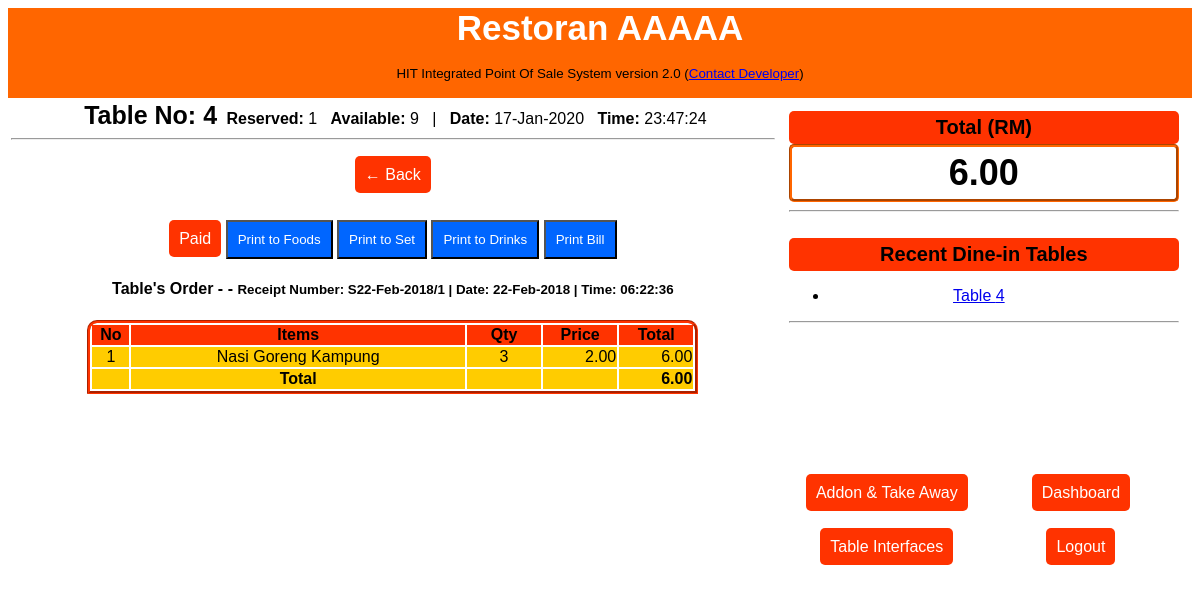
Screenshot of /cashiers/bill_ta.php?customer=4 with the database file from the repository.
### tables this page shows
CREATE TABLE `types` (
  `type_id` int(11) NOT NULL,
  `type_name` varchar(255) NOT NULL
);

CREATE TABLE `bills` (
  `bill_id` int(11) NOT NULL,
  `bill_no` varchar(255) NOT NULL,
  `bill_table` varchar(255) NOT NULL,
  `bill_date` varchar(255) NOT NULL,
  `bill_time` varchar(255) NOT NULL,
  `bill_month` varchar(255) NOT NULL,
  `bill_year` varchar(255) NOT NULL,
  `bill_total` varchar(255) NOT NULL,
  `bill_waiteress` varchar(255) NOT NULL,
  `bill_cashier` varchar(255) NOT NULL,
  `bill_print` varchar(255) NOT NULL,
  `bill_type` varchar(255) NOT NULL
);

CREATE TABLE `orders` (
  `order_id` int(11) NOT NULL,
  `order_table` varchar(255) NOT NULL,
  `order_item` varchar(255) NOT NULL,
  `order_type` varchar(255) NOT NULL,
  `order_price` varchar(255) NOT NULL,
  `order_quantity` varchar(255) NOT NULL,
  `order_total` varchar(255) NOT NULL,
  `order_date` varchar(255) NOT NULL,
  `order_time` varchar(255) NOT NULL,
  `order_month` varchar(255) NOT NULL,
  `order_year` varchar(255) NOT NULL,
  `order_bill` varchar(255) NOT NULL,
  `order_note` text NOT NULL,
  `order_user` varchar(255) NOT NULL,
  `order_ad` varchar(255) NOT NULL,
  `order_adprint` varchar(255) NOT NULL
);

CREATE TABLE `tables` (
  `table_id` int(11) NOT NULL,
  `table_no` varchar(255) NOT NULL,
  `table_status` varchar(255) NOT NULL,
  `table_date` varchar(255) NOT NULL,
  `table_user` varchar(255) NOT NULL
);

### cashiers/bill_ta.php (the view, shortened to what this page needs)
<?php
require_once("includes/connection.php");
if(isset($_GET["customer"])){
	$customer = $_GET["customer"];
require_once("template/._header.php");
$available = "0";
$reserved = "1";
$qtable_ava = mysqli_query($conn, "SELECT * FROM tables WHERE table_status = '{$available}'");
$rwqt_ava = mysqli_num_rows($qtable_ava);
$qtable_res = mysqli_query($conn, "SELECT * FROM tables WHERE table_status = '{$reserved}'");
$rwqt_res = mysqli_num_rows($qtable_res);
?>
<div align="center" style="height:auto;">
	<strong style="font-size:25px; padding: 5px;">Table No: <?= $customer ?></strong>
	<strong>Reserved:</strong> <?= $rwqt_res ?> &nbsp;
    <strong>Available:</strong> <?= $rwqt_ava ?> &nbsp; | &nbsp;
	<strong>Date:</strong> <?= date("d-M-Y",time() - 54000) ?>  &nbsp;
            <strong>Time:</strong> <?= date("H:i:s",time() + 54000) ?>
<hr />
<br />
	<?php
        $qorder = mysqli_query($conn, "SELECT * FROM orders WHERE order_table = '{$customer}'");
		$rwqorder = mysqli_num_rows($qorder);
		if($rwqorder == "0"){
			$order_total = 0;
    ?>
    <div id="rb_menu">
    	<a href="takeaway.php">&rarr; Back</a>
	</div>
    <div align="center" id="rb_menu" style="margin-top:100px;">
    	There is no Order for this Table yet.
        Add Order for this table:<br /><br /><br />
        <a href="add_order.php?customer=<?= $customer ?>">Add Order</a>
    </div>
    <?php
		}else{
			$qbil_order = mysqli_query($conn, "SELECT * FROM bills WHERE bill_table = '{$customer}' LIMIT 1");
			$rqbill_order = mysqli_fetch_array($qbil_order);
			$nbill = mysqli_num_rows($qbil_order);
			$qbill = mysqli_query($conn, "SELECT * FROM bills WHERE bill_table = '{$customer}'");
			$rqbill = mysqli_fetch_array($qbill);
			$bill_no = $rqbill["bill_no"];
	?>
	<div id="rb_menu">
    	<a href="takeaway.php">&larr; Back</a>
	</div>
    <br /><br />
    <div id="rb_menu">
    	<a href="paid.php?order_bill=<?= $rqbill_order["bill_no"] ?>&table_no=<?= $customer ?>">Paid</a>
        <?php
    		$qtype = mysqli_query($conn, "SELECT * FROM types");
			while($rqtype = mysqli_fetch_array($qtype)){
		?>
        <button onclick="popitup('print.php?type_name=<?= $rqtype["type_name"] ?>&table_no=<?= $customer ?>&bill_no=<?= $bill_no ?>')">Print to <?= $rqtype["type_name"] ?></button>
		<?php
			}
        ?>
        <button onclick="popitup('print_bill.php?bill_no=<?= $bill_no ?>&table_no=<?= $customer ?>')">Print Bill</button>
	</div>
      <h4>Table's Order -
      <?php
		if($nbill == 0 || empty($nbill)){
		?>
      <small style="color:red;">This order are not submit yet.</small></h4></h4>
       <?php
	  }else{
	  ?>
        - <small>Receipt Number: <?= $rqbill["bill_no"] ?> | Date: <?= $rqbill["bill_date"] ?> | Time: <?= $rqbill["bill_time"] ?> </small></h4>
        <?php
	  }
		?>
        <table width="80%" border="0" class="tbl" style="border:#F30 groove; border-top-right-radius:10px; border-top-left-radius:10px;">
        	<tr style="background:#F30;" >
            	<th width="5%">No</th>
                <th width="45%">Items</th>
                <th width="10%">Qty</th>
                <th width="10%">Price</th>
                <th width="10%">Total</th>
            </tr>
            <?php
				$no = 0 + 1;
				while($rqorder = mysqli_fetch_array($qorder)){
			?>
        	<tr>
            	<td align="center"><?= $no ?></td>
                <td align="center"><?= $rqorder["order_item"] ?></td>
                <td align="center"><?= $rqorder["order_quantity"] ?></td>
                <td align="right"><?= number_format($rqorder["order_price"], 2) ?></td>
                <td align="right"><?= number_format($rqorder["order_total"], 2) ?></td>
            </tr>
            <?php
				$no++;
				}
				$qsumorder = mysqli_query($conn, "SELECT SUM(order_total) FROM orders WHERE order_table = '{$customer}'");
				$rqsumorder = mysqli_fetch_array($qsumorder);
				$q = mysqli_query($conn, "SELECT * FROM orders WHERE order_table = '{$customer}'");
				$nq = mysqli_num_rows($q);
				if($nq == 0){
					$order_total = "0";
				}
				else{
					$order_total = $rqsumorder["SUM(order_total)"];
				}
			?>
            <tr>
            	<td align="center"></td>
                <td align="center"><strong>Total</strong></td>
                <td align="center"></td>
                <td align="right"></td>
                <td align="right"><strong><?= number_format($order_total, 2) ?></strong></td>
            </tr>
        </table>
</div>
<br /><br />
<?php
		}
?>
</td>
        <td width="35%" valign="top">
            <div id="right_bar">
                <div id="rb_total">
                    <div align="center" id="rbt_rm" style="background:#F30; border-radius:5px; padding:5px;">
                        <strong style="font-size:20px;">Total (RM)</strong>
                    </div>
                    <div id="rbt_valu" style="border:#F60 groove; border-radius:5px; padding:5px;" align="center">
                        <strong style="font-size:36px"><?= number_format($order_total, 2) ?></strong>
                    </div>
                </div>
         <hr />
         <div align="center" id="rb_recent_tables" style="height:250px;">
         	<br />
            <div align="center" id="rbt_rm" style="background:#F30; border-radius:5px; padding:5px;">
            <strong style="font-size:20px;">Recent Dine-in Tables</strong>
            </div>
            <ul style="padding-right:50px;">
            	<?php
				$full = "1";
            	$qtable = mysqli_query($conn, "SELECT * FROM tables WHERE table_status = '{$full}' LIMIT 10");
				if($numqtable = "0"){
					echo "Sorry, no recent order yet";
				}else{
				while($rqtable = mysqli_fetch_array($qtable)){
            ?>
            	<li><a href="table.php?table_no=<?= $rqtable["table_no"] ?>">Table <?= $rqtable["table_no"] ?></a></li>
			<?php
				}
				}
			?>
            </ul>
         <hr /></div>
         <table width="100%" height="100" border="0">
         	<tr>
         		<td width="50%" >
                	<div align="center" id="rb_menu">
                    	<a href="addon.php">Addon & Take Away</a><br /><br /><br />
						<a href="index.php">Table Interfaces</a>
                    </div>
                </td>
                <td>
                	<div align="center" id="rb_menu">
                		<a href="dashboard.php">Dashboard</a><br /><br /><br />
                		<a href="logout.php">Logout</a>
                   	</div>
                </td>
         	</tr>
         </table>
         </div>
         </td>
     </tr>
</table>
</body>
</html>
<?php
}else{
	header("Location: index.php");
}
?>

### cashiers/template/._header.php (shortened to what this page needs)
<!DOCTYPE html PUBLIC "-//W3C//DTD XHTML 1.0 Transitional//EN" "http://www.w3.org/TR/xhtml1/DTD/xhtml1-transitional.dtd">
<html xmlns="http://www.w3.org/1999/xhtml">
<head>
<link rel="stylesheet" href="template/style.css" />
</head>
<body>
<div align="center" id="header">
<strong>Restoran AAAAA</strong><br /><br />
<small>HIT Integrated Point Of Sale System version 2.0 (<a href="http://heryit.com/" target="_blank">Contact Developer</a>)</small>
</div>
<table width="100%" border="0">
	<tr>
    	<td width="65%" valign="top">

### cashiers/template/style.css (style rules this page uses)
body { font-family:Verdana, Geneva, sans-serif; }
div#header { width: 100%; height:90px; background:#F60; }
div#header > strong { color: #FFF; font-size:35px; }
div#right_bar { background:#fff; padding: 10px; }
div#rb_menu > a { background:#F30; color:#FFF; padding:10px; border-radius:5px; font-size:16px; text-decoration:none; }
.tbl tr { background-color: #FC0; }
div#rb_menu > button { background:#06F; color:#fff; padding:10px; font-family:Verdana, Geneva, sans-serif; }

### rows the page displays
types: type_name "Foods"
types: type_name "Set"
types: type_name "Drinks"
bills: bill_no "S22-Feb-2018/1", bill_date "22-Feb-2018", bill_time "06:22:36"
orders: order_item "Nasi Goreng Kampung", order_quantity "3", order_price "2.00", order_total "6.00"
tables: table_no "4"

### other values shown
$customer "4"
$rwqt_res "1"
$rwqt_ava "9"
$order_total "6.00"
